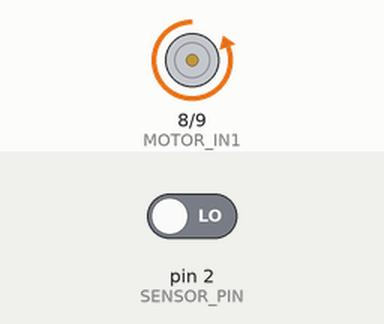
Recording of a sketch running on a simulated Arduino Uno, built with avr-gcc and run on an emulated ATmega328P. On the bench: motor-driver pin pairs drawn as motors (green arrow = first pin HIGH = forward, orange = second pin HIGH = backward, longer = more drive). The test bench sets the inputs (shaded band); at power-on: pin 2 (SENSOR_PIN) LOW.

Above: at 1.8 s.
1.9 s: pin 2 (SENSOR_PIN) driven HIGH
At 2.9 s:
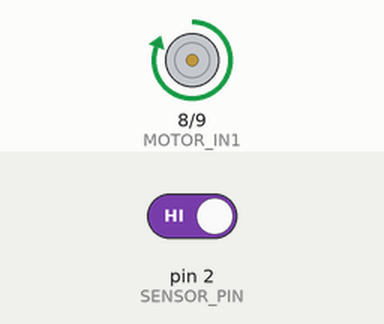
3.5 s: pin 2 (SENSOR_PIN) driven LOW
At 4.0 s:
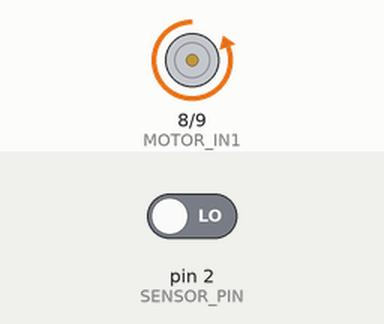
Timing chart, 0 to 6.5 s (numbered marks = the images above; inputs shaded):
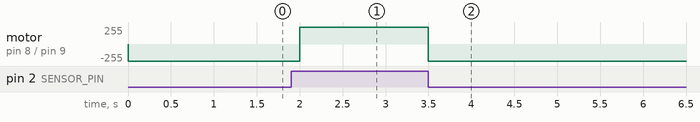

The sketch:

movable_railway_platform.ino.ino
```cpp
// -------- Pin Definitions --------
#define SENSOR_PIN 2      // Digital input from IR sensor
#define MOTOR_IN1 8       // Motor driver input 1
#define MOTOR_IN2 9       // Motor driver input 2

// -------- Setup Function --------
void setup() {
  // Configure sensor pin as input
  pinMode(SENSOR_PIN, INPUT);

  // Configure motor driver pins as output
  pinMode(MOTOR_IN1, OUTPUT);
  pinMode(MOTOR_IN2, OUTPUT);

  // Initial state: platform in normal position
  digitalWrite(MOTOR_IN1, LOW);
  digitalWrite(MOTOR_IN2, HIGH);
}

// -------- Loop Function --------
void loop() {
  // Read sensor value
  int trainDetected = digitalRead(SENSOR_PIN);

  if (trainDetected == HIGH) {
    // Train detected → move platform to safe position
    digitalWrite(MOTOR_IN1, HIGH);
    digitalWrite(MOTOR_IN2, LOW);
  }
  else {
    // No train → return platform to normal position
    digitalWrite(MOTOR_IN1, LOW);
    digitalWrite(MOTOR_IN2, HIGH);
  }

  // Small delay for stability
  delay(500);
}
```

Measured:
- after the input at 1.9 s, motor on pin 8 (MOTOR_IN1) / pin 9 (MOTOR_IN2): backward 255/255 → forward 255/255 after 0.10 s
- after the input at 3.5 s, motor on pin 8 (MOTOR_IN1) / pin 9 (MOTOR_IN2): forward 255/255 → backward 255/255 at once
